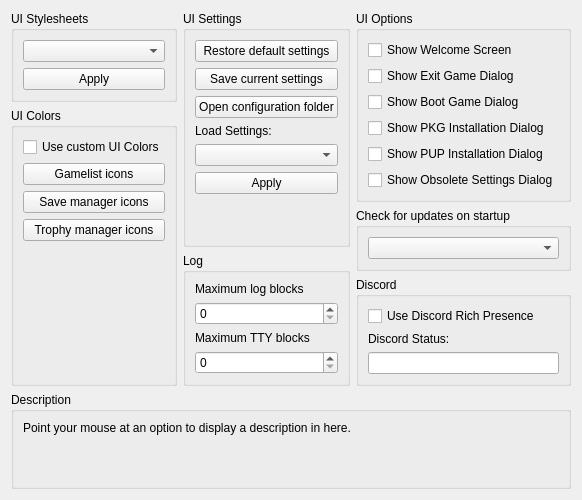
     <widget class="QWidget" name="guiTab">
      <attribute name="title">
       <string>GUI</string>
      </attribute>
      <layout class="QVBoxLayout" name="guiTab_layout" stretch="0,1,0">
       <item>
        <layout class="QHBoxLayout" name="guiTabLayout" stretch="1,1,1">
         <item>
          <layout class="QVBoxLayout" name="guiTabLayoutLeft">
           <item>
            <widget class="QGroupBox" name="gb_stylesheets">
             <property name="title">
              <string>UI Stylesheets</string>
             </property>
             <layout class="QVBoxLayout" name="gb_stylesheets_layout">
              <item>
               <widget class="QComboBox" name="combo_stylesheets"/>
              </item>
              <item>
               <widget class="QPushButton" name="pb_apply_stylesheet">
                <property name="text">
                 <string>Apply</string>
                </property>
               </widget>
              </item>
             </layout>
            </widget>
           </item>
           <item>
            <widget class="QGroupBox" name="gb_colors">
             <property name="title">
              <string>UI Colors</string>
             </property>
             <layout class="QVBoxLayout" name="gb_colors_layout">
              <property name="leftMargin">
               <number>9</number>
              </property>
              <property name="topMargin">
               <number>9</number>
              </property>
              <property name="rightMargin">
               <number>9</number>
              </property>
              <property name="bottomMargin">
               <number>9</number>
              </property>
              <item>
               <widget class="QCheckBox" name="cb_custom_colors">
                <property name="text">
                 <string>Use custom UI Colors</string>
                </property>
               </widget>
              </item>
              <item>
               <widget class="QPushButton" name="pb_gl_icon_color">
                <property name="text">
                 <string>Gamelist icons</string>
                </property>
               </widget>
              </item>
              <item>
               <widget class="QPushButton" name="pb_sd_icon_color">
                <property name="text">
                 <string>Save manager icons</string>
                </property>
               </widget>
              </item>
              <item>
               <widget class="QPushButton" name="pb_tr_icon_color">
                <property name="text">
                 <string>Trophy manager icons</string>
                </property>
               </widget>
              </item>
              <item>
               <spacer name="guiTabSpacerLeft">
                <property name="orientation">
                 <enum>Qt::Vertical</enum>
                </property>
                <property name="sizeType">
                 <enum>QSizePolicy::MinimumExpanding</enum>
                </property>
                <property name="sizeHint" stdset="0">
                 <size>
                  <width>0</width>
                  <height>0</height>
                 </size>
                </property>
               </spacer>
              </item>
             </layout>
            </widget>
           </item>
          </layout>
         </item>
         <item>
          <layout class="QVBoxLayout" name="guiTabLayoutMiddle">
           <item>
            <widget class="QGroupBox" name="gb_settings">
             <property name="title">
              <string>UI Settings</string>
             </property>
             <layout class="QVBoxLayout" name="gb_settings_layout">
              <item>
               <widget class="QPushButton" name="pb_reset_default">
                <property name="text">
                 <string>Restore default settings</string>
                </property>
               </widget>
              </item>
              <item>
               <widget class="QPushButton" name="pb_backup_config">
                <property name="text">
                 <string>Save current settings</string>
                </property>
               </widget>
              </item>
              <item>
               <widget class="QPushButton" name="pb_open_folder">
                <property name="text">
                 <string>Open configuration folder</string>
                </property>
               </widget>
              </item>
              <item>
               <widget class="QLabel" name="label">
                <property name="text">
                 <string>Load Settings:</string>
                </property>
               </widget>
              </item>
              <item>
               <widget class="QComboBox" name="combo_configs"/>
              </item>
              <item>
               <widget class="QPushButton" name="pb_apply_config">
                <property name="text">
                 <string>Apply</string>
                </property>
               </widget>
              </item>
              <item>
               <spacer name="guiTabSpacerMiddle">
                <property name="orientation">
                 <enum>Qt::Vertical</enum>
                </property>
                <property name="sizeType">
                 <enum>QSizePolicy::MinimumExpanding</enum>
                </property>
                <property name="sizeHint" stdset="0">
                 <size>
                  <width>0</width>
                  <height>0</height>
                 </size>
                </property>
               </spacer>
              </item>
             </layout>
            </widget>
           </item>
           <item>
            <widget class="QGroupBox" name="gb_log">
             <property name="title">
              <string>Log</string>
             </property>
             <layout class="QVBoxLayout" name="gb_log_layout">
              <item>
               <widget class="QWidget" name="log_limit" native="true">
                <property name="sizePolicy">
                 <sizepolicy hsizetype="Minimum" vsizetype="Minimum">
                  <horstretch>0</horstretch>
                  <verstretch>0</verstretch>
                 </sizepolicy>
                </property>
                <layout class="QVBoxLayout" name="layout_log_limit">
                 <property name="leftMargin">
                  <number>0</number>
                 </property>
                 <property name="topMargin">
                  <number>0</number>
                 </property>
                 <property name="rightMargin">
                  <number>0</number>
                 </property>
                 <property name="bottomMargin">
                  <number>0</number>
                 </property>
                 <item>
                  <widget class="QLabel" name="label_log_limit">
                   <property name="text">
                    <string>Maximum log blocks</string>
                   </property>
                  </widget>
                 </item>
                 <item>
                  <widget class="QSpinBox" name="spinbox_log_limit">
                   <property name="minimum">
                    <number>0</number>
                   </property>
                   <property name="maximum">
                    <number>999999999</number>
                   </property>
                  </widget>
                 </item>
                </layout>
               </widget>
              </item>
              <item>
               <widget class="QWidget" name="tty_limit" native="true">
                <layout class="QVBoxLayout" name="layout_tty_limit">
                 <property name="leftMargin">
                  <number>0</number>
                 </property>
                 <property name="topMargin">
                  <number>0</number>
                 </property>
                 <property name="rightMargin">
                  <number>0</number>
                 </property>
                 <property name="bottomMargin">
                  <number>0</number>
                 </property>
                 <item>
                  <widget class="QLabel" name="label_tty_limit">
                   <property name="text">
                    <string>Maximum TTY blocks</string>
                   </property>
                  </widget>
                 </item>
                 <item>
                  <widget class="QSpinBox" name="spinbox_tty_limit">
                   <property name="maximum">
                    <number>999999999</number>
                   </property>
                  </widget>
                 </item>
                </layout>
               </widget>
              </item>
             </layout>
            </widget>
           </item>
          </layout>
         </item>
         <item>
          <layout class="QVBoxLayout" name="guiTabLayoutRight">
           <item>
            <widget class="QGroupBox" name="gb_gui_options">
             <property name="title">
              <string>UI Options</string>
             </property>
             <layout class="QVBoxLayout" name="gb_gui_options_layout">
              <item>
               <widget class="QCheckBox" name="cb_show_welcome">
                <property name="text">
                 <string>Show Welcome Screen</string>
                </property>
               </widget>
              </item>
              <item>
               <widget class="QCheckBox" name="cb_show_exit_game">
                <property name="text">
                 <string>Show Exit Game Dialog</string>
                </property>
               </widget>
              </item>
              <item>
               <widget class="QCheckBox" name="cb_show_boot_game">
                <property name="text">
                 <string>Show Boot Game Dialog</string>
                </property>
               </widget>
              </item>
              <item>
               <widget class="QCheckBox" name="cb_show_pkg_install">
                <property name="text">
                 <string>Show PKG Installation Dialog</string>
                </property>
               </widget>
              </item>
              <item>
               <widget class="QCheckBox" name="cb_show_pup_install">
                <property name="text">
                 <string>Show PUP Installation Dialog</string>
                </property>
               </widget>
              </item>
              <item>
               <widget class="QCheckBox" name="cb_show_obsolete_cfg_dialog">
                <property name="text">
                 <string>Show Obsolete Settings Dialog</string>
                </property>
               </widget>
              </item>
              <item>
               <spacer name="guiTabSpacerRight">
                <property name="orientation">
                 <enum>Qt::Vertical</enum>
                </property>
                <property name="sizeType">
                 <enum>QSizePolicy::MinimumExpanding</enum>
                </property>
                <property name="sizeHint" stdset="0">
                 <size>
                  <width>0</width>
                  <height>0</height>
                 </size>
                </property>
               </spacer>
              </item>
             </layout>
            </widget>
           </item>
           <item>
            <widget class="QGroupBox" name="gb_updates">
             <property name="title">
              <string>Check for updates on startup</string>
             </property>
             <layout class="QVBoxLayout" name="layout_gb_updates">
              <item>
               <widget class="QComboBox" name="combo_updates"/>
              </item>
             </layout>
            </widget>
           </item>
           <item>
            <widget class="QGroupBox" name="gb_discord">
             <property name="title">
              <string>Discord</string>
             </property>
             <layout class="QVBoxLayout" name="gb_discord_layout">
              <item>
               <widget class="QCheckBox" name="useRichPresence">
                <property name="text">
                 <string>Use Discord Rich Presence</string>
                </property>
               </widget>
              </item>
              <item>
               <widget class="QLabel" name="label_discordState">
                <property name="text">
                 <string>Discord Status:</string>
                </property>
               </widget>
              </item>
              <item>
               <widget class="QLineEdit" name="discordState">
                <property name="sizePolicy">
                 <sizepolicy hsizetype="MinimumExpanding" vsizetype="Fixed">
                  <horstretch>0</horstretch>
                  <verstretch>0</verstretch>
                 </sizepolicy>
                </property>
                <property name="maxLength">
                 <number>128</number>
                </property>
               </widget>
              </item>
             </layout>
            </widget>
           </item>
          </layout>
         </item>
        </layout>
       </item>
       <item>
        <spacer name="guiTabSpacer">
         <property name="orientation">
          <enum>Qt::Vertical</enum>
         </property>
         <property name="sizeType">
          <enum>QSizePolicy::MinimumExpanding</enum>
         </property>
         <property name="sizeHint" stdset="0">
          <size>
           <width>0</width>
           <height>0</height>
          </size>
         </property>
        </spacer>
       </item>
       <item>
        <widget class="QGroupBox" name="gb_description_gui">
         <property name="title">
          <string>Description</string>
         </property>
         <layout class="QVBoxLayout" name="gb_description_gui_layout">
          <item>
           <widget class="QLabel" name="description_gui">
            <property name="text">
             <string>Point your mouse at an option to display a description in here.


</string>
            </property>
            <property name="textFormat">
             <enum>Qt::PlainText</enum>
            </property>
            <property name="alignment">
             <set>Qt::AlignLeading|Qt::AlignLeft|Qt::AlignTop</set>
            </property>
            <property name="wordWrap">
             <bool>true</bool>
            </property>
           </widget>
          </item>
         </layout>
        </widget>
       </item>
      </layout>
     </widget>
